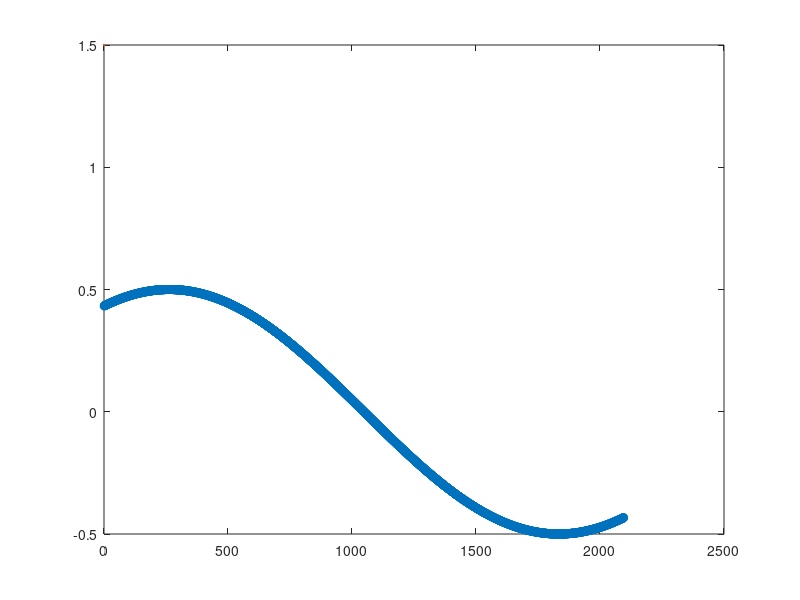

Write MATLAB code to recreate this figure.
%% eval the maximum sinx*cosx 
clc 
clear
vals = [];
for theta = pi/6:0.001:(5/6*pi)
    vals = [vals sin(theta)*cos(theta)];
end

plot(vals,'o',LineWidth=1.5);
fprintf('the maximum val is %d', max(vals));